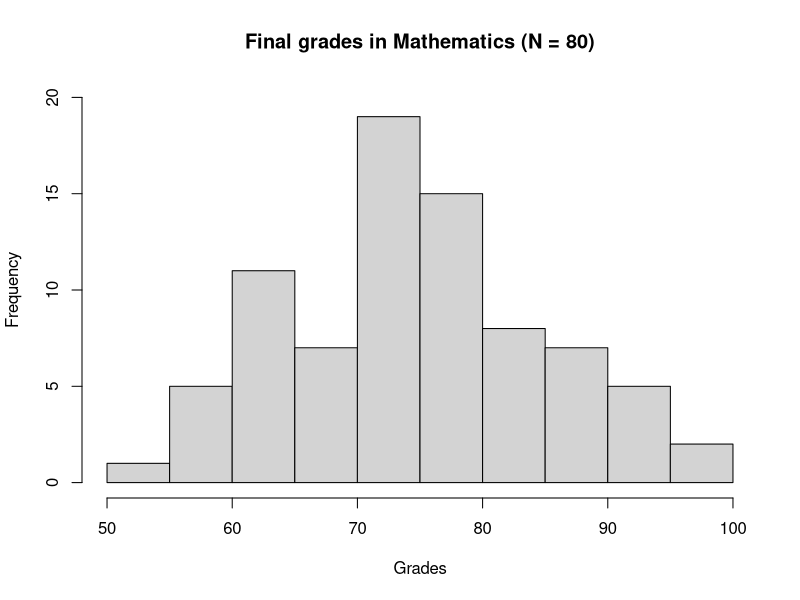

This figure's R source:
## ---- chunk 1
knitr::opts_chunk$set(echo = FALSE)
## ---- chunk 2
x <- c(68, 84, 75, 82, 68, 90, 62, 88, 76, 93,
	73, 79, 88, 73, 60, 93, 71, 59, 85, 75,
	61, 65, 75, 87, 74, 62, 95, 78, 63, 72,
	66, 78, 82, 75, 94, 77, 69, 74, 68, 60,
	96, 78, 89, 61, 75, 95, 60, 79, 83, 71,
	79, 62, 67, 97, 78, 85, 76, 65, 71, 75,
	65, 80, 73, 57, 88, 78, 62, 76, 53, 74,
	86, 67, 73, 81, 72, 63, 76, 75, 85, 77)
## ---- chunk 3
max(x)
## ---- chunk 4
min(x)
## ---- chunk 5
max(x) - min(x)
## ---- chunk 6
x_sorted <- sort(x)
x_sorted[(length(x_sorted)-4):length(x_sorted)]
## ---- chunk 7
x_sorted[1:5]
## ---- chunk 8
x_sorted[length(x_sorted)-9]
## ---- chunk 9
sum(x >= 75)
## ---- chunk 10
sum(x < 85)
## ---- chunk 11
sum(x > 65 & x <= 85) / length(x) * 100
## ---- chunk 12
hist(x,
     ylim = c(0, 20),
     main = "Final grades in Mathematics (N = 80)",
     xlab = "Grades")
